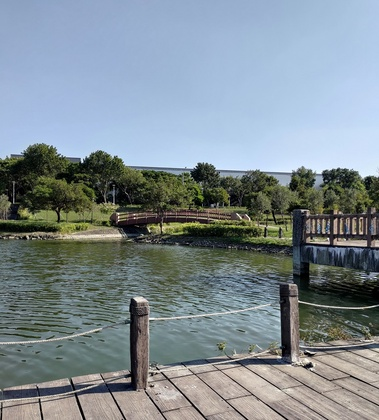
%> input picture data3/1_data3.jpg, 379 x 420 px, shrunk from 858 x 950 before the run
$ octave main.m   (GNU Octave 9; MATLAB toolbox functions it lacks are replaced by stand-ins)
%> lines starting %> are read from the running program, lines starting %| are printed output that depends on the picture
%> the answer given: data3/1_data3.jpg
### pano3.m
function pano3(Left, Middle, Right, kpts1, kpts2, Path)
%> called with Path = 'data3/1_data3.jpg\'
threshold = 0.01;
M = 100;

image0 = im2double(imread(Left));
image1 = im2double(imread(Middle));
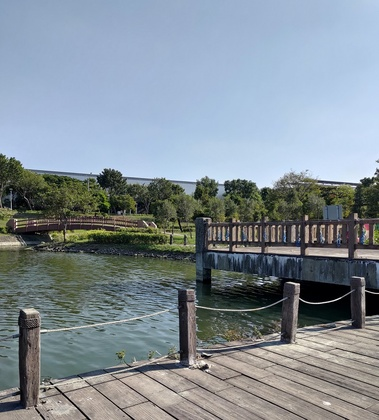
%> input picture data3/2_data3.jpg, 379 x 420 px, shrunk from 858 x 950 before the run
image2 = im2double(imread(Right));
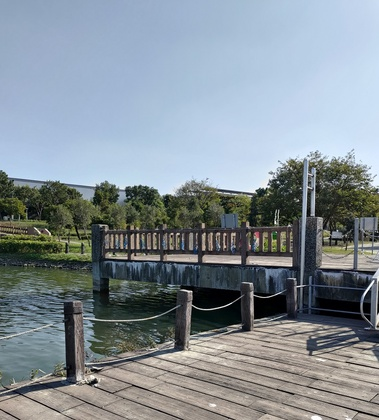
%> input picture data3/3_data3.jpg, 379 x 420 px, shrunk from 858 x 950 before the run

%> the run ends on the next line
xx1 = dlmread(kpts1);
x1 = xx1(:,1:2);
xp1 = xx1(:,3:4);

xx2 = dlmread(kpts2);
x2 = xx2(:,1:2);
xp2 = xx2(:,3:4);

img0_row = size(image0, 1);
img0_col = size(image0, 2);
img1_row = size(image1, 1);
img1_col = size(image1, 2);
img2_row = size(image2, 1);
img2_col = size(image2, 2);
fprintf('image0: %d x %d, image1: %d x %d,  image2: %d x %d\n', img0_row, img0_col, img1_row, img1_col, img2_row, img2_col);

[H1, inliers1] = RANSAC(threshold, M, xp1, x1);
[H2, inliers2] = RANSAC(threshold, M, x2, xp2);
H1
H2

upper1 = H1* [1; 1; 1];
lower1 = H1 * [img1_row; 1; 1];

H2inv = inv(H2);
upper2 = H2inv * [1; img2_col; 1];
lower2 = H2inv * [img2_row; img2_col; 1];

panorama_col1 = floor(min(upper1(2)/upper1(3), lower1(2)/lower1(3)))
panorama_col2 = floor(min(upper2(2)/upper2(3), lower2(2)/lower2(3)))
panorama_col = panorama_col1 + panorama_col2
panorama_row = img1_row;
panorama = zeros(img1_row, panorama_col, 3);
panorama_begin_col1 = panorama_col1+1
panorama_end_col1 = panorama_col1+img1_col
panorama(:, panorama_begin_col1:panorama_end_col1,  :) = image1;

% RHS
cnt_overflow = 0;
for i=1:panorama_row
    for j=panorama_end_col1+1:panorama_col
        c = [i-1; j-1-panorama_col1; 1];
        cp = H2 * c;
        cx = cp(1)/cp(3);
        cy = cp(2)/cp(3);
        x0 = floor(cx);
        y0 = floor(cy);
        if(x0 < 1 || x0 > img2_row || y0 < 1 || y0 > img2_col)
            %fprintf('(%d, %d) ->  (%d, %d)\n', i,j, x0, y0);
            cnt_overflow = cnt_overflow+1;
        elseif(x0 == img2_row || y0 == img2_col) % points at bottom and right
            panorama(i, j, :) = image2(x0, y0, :);
        else % normal points
            panorama(i, j, :) = bilinear(cx - x0, cy - y0, image2(x0, y0, :), image2(x0, y0+1, :), image2(x0+1, y0, :), image2(x0+1, y0+1, :));
        end
    end
end
fprintf('cnt_overflow = %d\n', cnt_overflow);
%figure, imshow(panorama)

% LHS
cnt_overflow = 0;
for i=1:panorama_row
    for j=panorama_col1:-1:1
        c = [i-1; j-panorama_col1; 1];
        cp = H1 * c;
        cx = cp(1)/cp(3);
        cy = cp(2)/cp(3);
        x0 = floor(cx)+1;
        y0 = floor(cy)+1;
        if(x0 < 1 || x0 > img0_row || y0 < 1 || y0 > img0_col)
            %fprintf('(%d, %d) ->  (%d, %d)\n', i,j, x0, y0);
            cnt_overflow = cnt_overflow+1;
        elseif(x0 == img0_row || y0 == img0_col) % points at bottom and right
            panorama(i, j, :) = image0(x0, y0, :);
        else % normal points
            panorama(i, j, :) = bilinear(cx - x0, cy - y0, image0(x0, y0, :), image0(x0, y0+1, :), image0(x0+1, y0, :), image0(x0+1, y0+1, :));
        end
    end
end
fprintf('cnt_overflow = %d\n', cnt_overflow);
figure, imshow(panorama)

imwrite(panorama, strcat(Path, "panorama.jpg"));

### main.m
clearvars; close all;
Path = input("Image source path = ",'s')
Path = strcat(Path, "\")
ImageName = ["1_data3.jpg", "2_data3.jpg", "3_data3.jpg"];
KPTS = ["k12.txt", "k23.txt"];

NumPictures = length(ImageName);
pano3(strcat(Path, ImageName(1)), strcat(Path, ImageName(2)), strcat(Path, ImageName(3)), strcat(Path, KPTS(1)), strcat(Path, KPTS(2)), Path);
